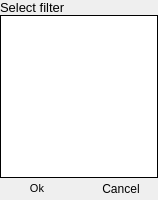
<?xml version="1.0" encoding="UTF-8"?>
<ui version="4.0">
 <class>FilterWidget</class>
 <widget class="QWidget" name="FilterWidget">
  <property name="geometry">
   <rect>
    <x>0</x>
    <y>0</y>
    <width>158</width>
    <height>200</height>
   </rect>
  </property>
  <property name="minimumSize">
   <size>
    <width>150</width>
    <height>200</height>
   </size>
  </property>
  <property name="maximumSize">
   <size>
    <width>158</width>
    <height>200</height>
   </size>
  </property>
  <property name="windowTitle">
   <string>Form</string>
  </property>
  <layout class="QVBoxLayout" name="verticalLayout">
   <property name="spacing">
    <number>0</number>
   </property>
   <property name="leftMargin">
    <number>0</number>
   </property>
   <property name="topMargin">
    <number>0</number>
   </property>
   <property name="rightMargin">
    <number>0</number>
   </property>
   <property name="bottomMargin">
    <number>0</number>
   </property>
   <item>
    <widget class="QLabel" name="label">
     <property name="font">
      <font>
       <pointsize>10</pointsize>
      </font>
     </property>
     <property name="text">
      <string>Select filter</string>
     </property>
     <property name="scaledContents">
      <bool>false</bool>
     </property>
     <property name="alignment">
      <set>Qt::AlignLeading|Qt::AlignLeft|Qt::AlignVCenter</set>
     </property>
     <property name="margin">
      <number>4</number>
     </property>
    </widget>
   </item>
   <item>
    <widget class="QListWidget" name="listWidget">
     <property name="frameShape">
      <enum>QFrame::Box</enum>
     </property>
     <property name="frameShadow">
      <enum>QFrame::Plain</enum>
     </property>
    </widget>
   </item>
   <item>
    <layout class="QHBoxLayout" name="horizontalLayout">
     <property name="spacing">
      <number>10</number>
     </property>
     <property name="leftMargin">
      <number>0</number>
     </property>
     <property name="topMargin">
      <number>0</number>
     </property>
     <property name="rightMargin">
      <number>0</number>
     </property>
     <property name="bottomMargin">
      <number>0</number>
     </property>
     <item>
      <widget class="QPushButton" name="okButton">
       <property name="enabled">
        <bool>true</bool>
       </property>
       <property name="sizePolicy">
        <sizepolicy hsizetype="Fixed" vsizetype="Fixed">
         <horstretch>0</horstretch>
         <verstretch>0</verstretch>
        </sizepolicy>
       </property>
       <property name="font">
        <font>
         <pointsize>8</pointsize>
        </font>
       </property>
       <property name="toolTip">
        <string>Ok</string>
       </property>
       <property name="text">
        <string>Ok</string>
       </property>
       <property name="default">
        <bool>false</bool>
       </property>
       <property name="flat">
        <bool>true</bool>
       </property>
      </widget>
     </item>
     <item>
      <widget class="QPushButton" name="cancelButton">
       <property name="toolTip">
        <string>Cancel</string>
       </property>
       <property name="text">
        <string>Cancel</string>
       </property>
       <property name="default">
        <bool>false</bool>
       </property>
       <property name="flat">
        <bool>true</bool>
       </property>
      </widget>
     </item>
    </layout>
   </item>
  </layout>
 </widget>
 <resources/>
 <connections/>
</ui>
